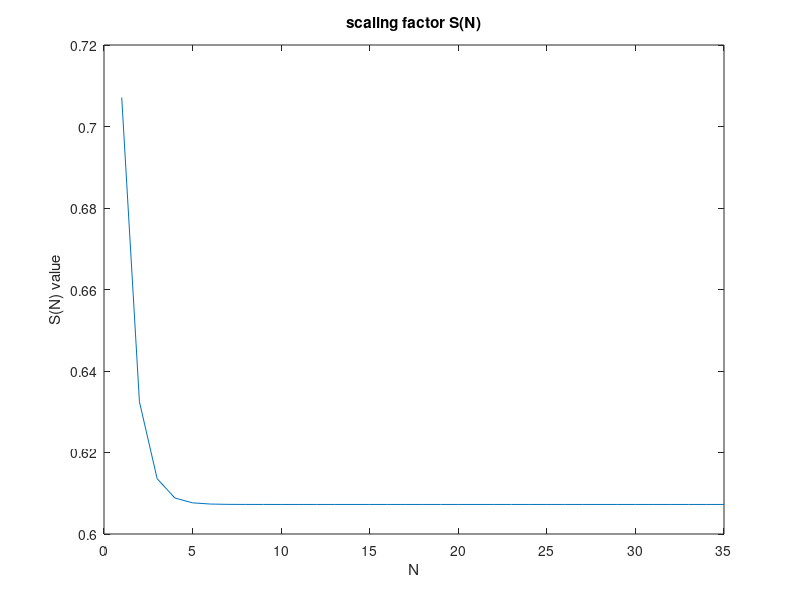

Write the MATLAB code that produced this figure. (Note: this script raises an error after producing the figure.)
%% procedure1 

format long

s_n = ones(1,35);
temp_2 = zeros(1,35);

for i = 1:35
    temp_2(1,i) = 1/(sqrt(1+2^(-2*(i-1))));
end

for i = 1:35
    for j= 1:i
        s_n(1,i) = s_n(1,i)*(temp_2(1,j));
    end
end

one_of_s_n = 1./s_n;

% plot(s_n(1:5));
plot(s_n);
xlabel('N'),ylabel('S(N) value');
title('scaling factor S(N)');

%% procedure 2

X_save = zeros(1,35);

beta = mod(5,4)+1;
alpha = zeros(1,11);

for i = 0:10
    alpha(1,i+1) = (5*i+beta)*pi/25;
end

xin = zeros(1,11);
yin = zeros(1,11);
xout = zeros(1,11);
yout = zeros(1,11);

ang = zeros(1,20);
num = zeros(1,20);

for i = 0:10
    xin(1,i+1) = abs(truncation(sin(alpha(1,i+1)), 12));
    yin(1,i+1) = truncation(cos(alpha(1,i+1)), 12);
end

for i =1:11
    
    num(1,i) = 0;
    cnt = 0;
    mu_i = 0;
    x0 = xin(1,i);
    y0 = yin(1,i);
    ang0 = 0;

%     while(true)
    for j =1 :20
        
        mu_i = -sign(y0);

        x1 = x0;
        y1 = y0;
        ang1 = ang0;

        x0 = x1 - truncation(mu_i*(2^(-cnt))*y1, 12);
        y0 = truncation( mu_i*(2^(-cnt))*x1, 12) + y1;
        ang0 = ang1 - mu_i*atan(2^(-cnt));

        cnt = cnt+1;
        num(1,i) = num(1,i)+1;

        xout(i,j) = x0;
        yout(i,j) = y0;
        ang(i,cnt) = ang0;

%         help(1,j) = abs(y0)<2^(-15);
%         if (abs(y0)<2^(-13))
%             break
%         end
    end
end


%% procedure 3

X_save = zeros(1,35);

beta = mod(5,4)+1;
alpha = zeros(1,11);

for i = 0:10
    alpha(1,i+1) = (5*i+beta)*pi/25;
end

xin = zeros(1,11);
yin = zeros(1,11);
xout = zeros(1,11);
yout = zeros(1,11);
phase_error = zeros(11,20);

ang = zeros(1,20);
num = zeros(1,20);

for i = 0:10
    xin(1,i+1) = abs(truncation(sin(alpha(1,i+1)), 12));
    yin(1,i+1) = truncation(cos(alpha(1,i+1)), 12);
end

for i =1:11
    
    num(1,i) = 0;
    cnt = 0;
    mu_i = 0;
    x0 = xin(1,i);
    y0 = yin(1,i);
    ang0 = 0;

    while(true)
%     for j =1 :20
        
        mu_i = -sign(y0);

        x1 = x0;
        y1 = y0;
        ang1 = ang0;

        x0 = x1 - truncation(mu_i*(2^(-cnt))*y1, 12);
        y0 = truncation( mu_i*(2^(-cnt))*x1, 12) + y1;
        ang0 = ang1 - mu_i*atan(2^(-cnt));

        cnt = cnt+1;
        num(1,i) = num(1,i)+1;

        xout(i,cnt) = x0;
        yout(i,cnt) = y0;
        ang(i,cnt) = ang0;
        phase_error(i,cnt) = abs(atan(y0/x0));
        if (atan(y0/x0)< (0.4*2^(-9)))
            break
        end
    end
end


%% procedure 4

X_save = zeros(1,35);

beta = mod(5,4)+1;
alpha = zeros(1,11);

for i = 0:10
    alpha(1,i+1) = (5*i+beta)*pi/25;
end

xin = zeros(1,11);
yin = zeros(1,11);
xout = zeros(1,11);
yout = zeros(1,11);
mag_error = zeros(11,20);

ang = zeros(1,20);
num = zeros(1,20);

for i = 0:10
    xin(1,i+1) = abs(truncation(sin(alpha(1,i+1)), 12));
    yin(1,i+1) = truncation(cos(alpha(1,i+1)), 12);
end

for i =1:11
    
    num(1,i) = 0;
    cnt = 0;
    mu_i = 0;
    x0 = xin(1,i);
    y0 = yin(1,i);
    ang0 = 0;

    while(true)
%     for j =1 :20
        
        mu_i = -sign(y0);

        x1 = x0;
        y1 = y0;
        ang1 = ang0;

        x0 = x1 - truncation(mu_i*(2^(-cnt))*y1, 12);
        y0 = truncation( mu_i*(2^(-cnt))*x1, 12) + y1;
        ang0 = ang1 - mu_i*atan(2^(-cnt));

        cnt = cnt+1;
        num(1,i) = num(1,i)+1;

        xout(i,cnt) = x0;
        yout(i,cnt) = y0;
        ang(i,cnt) = ang0;
        mag_error(i,cnt) = (sqrt((x0^2)+(y0^2))-abs(x0))/sqrt((x0^2)+(y0^2));
        if (mag_error(i,cnt)< 0.002)
            break
        end
    end
end

